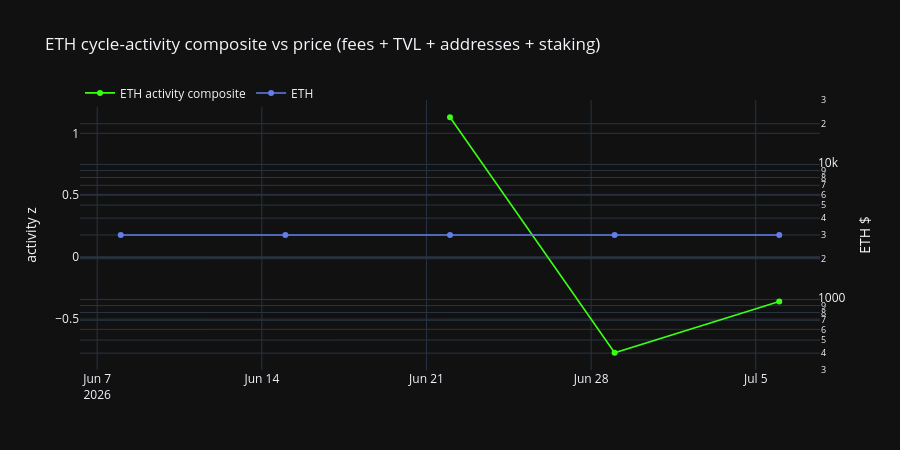

Notebook source saved alongside this figure:
### Code cell
# Merge on-chain into working frame `df`
df = macro.join(oc, on="date", how="left").sort("date")

df = df.with_columns(
    (np.log(pl.col("tvl_usd") + 1) - np.log(pl.col("tvl_usd") + 1).shift(MOM_LOOKBACK)).alias("tvl_mom"),
    (np.log(pl.col("fee_revenue_usd_wk") + 1) - np.log(pl.col("fee_revenue_usd_wk") + 1).shift(MOM_LOOKBACK)).alias("fee_mom"),
    (np.log(pl.col("active_addresses") + 1) - np.log(pl.col("active_addresses") + 1).shift(MOM_LOOKBACK)).alias("addr_mom"),
    (pl.col("staked_share") - pl.col("staked_share").shift(MOM_LOOKBACK)).alias("stake_mom"),
)

# ETH cycle-activity composite (NOT BTC hashrate/MVRV clones)
df = df.with_columns(
    (
        z_expr("fee_mom") + z_expr("tvl_mom") + z_expr("addr_mom") + z_expr("stake_mom")
    ).alias("activity_raw")
)
_ar = df["activity_raw"].drop_nulls()
mu_a = float(_ar.mean()) if _ar.len() else 0.0
sd_a = float(_ar.std() or 1.0) if _ar.len() else 1.0
df = df.with_columns(
    ((pl.col("activity_raw") - mu_a) / (sd_a if sd_a > 1e-12 else 1.0)).alias("activity_composite")
)

fig = go.Figure()
fig.add_trace(go.Scatter(x=df["date"], y=df["activity_composite"], name="ETH activity composite",
                         line=dict(color="#39ff14", width=1.6), yaxis="y"))
fig.add_trace(go.Scatter(x=df["date"], y=df["close"], name="ETH",
                         line=dict(color=ETH_COLOR, width=1.5), yaxis="y2"))
fig.update_layout(
    title="ETH cycle-activity composite vs price (fees + TVL + addresses + staking)",
    template="plotly_dark", height=450,
    yaxis=dict(title="activity z"),
    yaxis2=dict(title="ETH $", overlaying="y", side="right", type="log"),
    legend=dict(orientation="h", y=1.08),
)
fig.show()
print(f"Working frame: {df.shape}")

### Figure 1 — Plotly figure (JSON) as saved in the notebook; plotly's stock layout.template omitted (floating-point values rounded to 4 significant figures)
{"data": [{"line": {"color": "#39ff14", "width": 1.6}, "name": "ETH activity composite", "type": "scatter", "x": ["2026-06-08T00:00:00", "2026-06-15T00:00:00", "2026-06-22T00:00:00", "2026-06-29T00:00:00", "2026-07-06T00:00:00"], "y": [NaN, NaN, 1.13, -0.7716, -0.3582], "yaxis": "y"}, {"line": {"color": "#627EEA", "width": 1.5}, "name": "ETH", "type": "scatter", "x": ["2026-06-08T00:00:00", "2026-06-15T00:00:00", "2026-06-22T00:00:00", "2026-06-29T00:00:00", "2026-07-06T00:00:00"], "y": [3000.0, 3000.0, 3000.0, 3000.0, 3000.0], "yaxis": "y2"}], "layout": {"height": 450, "legend": {"orientation": "h", "y": 1.08}, "title": {"text": "ETH cycle-activity composite vs price (fees + TVL + addresses + staking)"}, "yaxis": {"title": {"text": "activity z"}}, "yaxis2": {"overlaying": "y", "side": "right", "title": {"text": "ETH $"}, "type": "log"}}}
